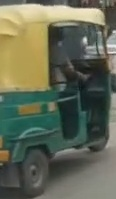
#> input picture backend/data/evidence/EVT-M3-020BD55B_veh_trk32.jpg, 116 x 199 px
$ python -i plate_detector.py   (imports and definitions only)   (older library calls are emulated)
#> lines starting #> are read from the running program, lines starting #| are printed output that depends on the picture; after the words box and inside, x2 and y2 are one past the last pixel; in counts of white or black regions, pixels touching at a corner belong together
#> further down, picture is the input picture: shape (199, 116, 3); mean B, G, R 85.5, 105, 99.6
#!/usr/bin/env python3
"""
Module 3 Stage 1: Modular License Plate Detector
================================================
Locates Indian license plate candidate regions within full video frames
or vehicle bounding-box crops.

Outputs standardized plate bounding boxes, detection confidence, and image crops.
"""

from typing import List, Dict, Any, Tuple, Optional
from dataclasses import dataclass
import numpy as np
import cv2

@dataclass
class PlateDetection:
    bbox: Tuple[int, int, int, int]  # (xmin, ymin, xmax, ymax)
    confidence: float
    crop: np.ndarray
    label: str = "license_plate"

class PlateDetector:
    """
    High-performance modular Indian License Plate Localizer.
    Utilizes morphological gradient filtering, rectangular aspect-ratio constraints,
    and bilateral edge analysis to accurately segment plate candidates from vehicle crops.
    """

    def __init__(
        self,
        min_aspect_ratio: float = 1.8,
        max_aspect_ratio: float = 6.0,
        min_area: int = 400,
        max_area_ratio: float = 0.50,
        confidence_base: float = 0.85
    ):
        self.min_aspect_ratio = min_aspect_ratio
        self.max_aspect_ratio = max_aspect_ratio
        self.min_area = min_area
        self.max_area_ratio = max_area_ratio
        self.confidence_base = confidence_base

    def detect(self, image: np.ndarray) -> List[PlateDetection]:
        """
        Detect license plates in an image (either vehicle crop or full frame).

        Args:
            image: np.ndarray (BGR image)

        Returns:
            List[PlateDetection] containing bounding boxes, confidences, and crops.
        """
        if image is None or image.size == 0:
            return []

        img_h, img_w = image.shape[:2]
#> img_h = 199; img_w = 116
        total_image_area = img_h * img_w
#> total_image_area = 23084

        # Convert to Grayscale
        if len(image.shape) == 3:
            gray = cv2.cvtColor(image, cv2.COLOR_BGR2GRAY)
        else:
            gray = image.copy()

        # 1. Bilateral filter to preserve edges while removing noise
        filtered = cv2.bilateralFilter(gray, 9, 75, 75)
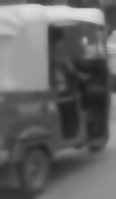
#> filtered: shape (199, 116); min 29, max 224, mean 101.1

        # 2. Blackhat morphological operation to highlight dark text on light plates
        kernel = cv2.getStructuringElement(cv2.MORPH_RECT, (13, 5))
        blackhat = cv2.morphologyEx(filtered, cv2.MORPH_BLACKHAT, kernel)
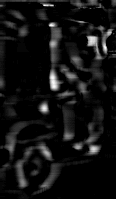
#> blackhat: shape (199, 116); min 0, max 37, mean 2.6; drawn with min black and max white

        # 3. Morphological gradient & Sobel horizontal edge emphasis
        grad_x = cv2.Sobel(blackhat, ddepth=cv2.CV_32F, dx=1, dy=0, ksize=-1)
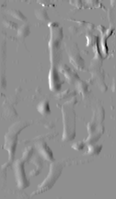
#> grad_x: shape (199, 116) float32; min -556, max 433, mean -0.3; drawn with min black and max white
        grad_x = np.absolute(grad_x)
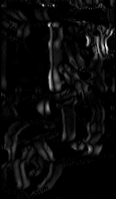
#> grad_x: shape (199, 116) float32; min 0, max 556, mean 22.5; drawn with min black and max white
        min_v, max_v = np.min(grad_x), np.max(grad_x)
#> min_v = 0; max_v = 556
        if max_v > min_v:
            grad_x = (255 * ((grad_x - min_v) / (max_v - min_v))).astype("uint8")
        else:
            grad_x = grad_x.astype("uint8")

        # 4. Otsu adaptive thresholding
        blurred = cv2.GaussianBlur(grad_x, (5, 5), 0)
        _, thresh = cv2.threshold(blurred, 0, 255, cv2.THRESH_BINARY + cv2.THRESH_OTSU)
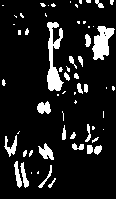
#> thresh: shape (199, 116); 11.5% white; 61 white regions (36 under 20 px), largest, box (x1, y1, x2, y2) and area: (47, 22, 64, 91) 583, (92, 26, 115, 60) 465, (38, 143, 54, 160) 144

        # 5. Connect horizontal character regions
        close_kernel = cv2.getStructuringElement(cv2.MORPH_RECT, (21, 5))
        closed = cv2.morphologyEx(thresh, cv2.MORPH_CLOSE, close_kernel)
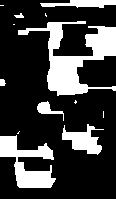
#> closed: shape (199, 116); 23.7% white; 13 white regions (6 under 20 px)

        # 6. Find external contours
        contours, _ = cv2.findContours(closed, cv2.RETR_EXTERNAL, cv2.CHAIN_APPROX_SIMPLE)
#> contours = 13 contours, 7 with area under 20; largest, box (x1, y1, x2, y2) and area: (18, 21, 116, 96) 2450, (0, 135, 56, 188) 1268, (62, 124, 104, 155) 563, (40, 0, 116, 8) 318, (37, 101, 64, 121) 148, (0, 79, 6, 86) 24

        candidates = []

        for cnt in contours:
            x, y, w, h = cv2.boundingRect(cnt)
            area = w * h

            # Filter by area
            if area < self.min_area or area > (total_image_area * self.max_area_ratio):
                continue

            aspect_ratio = float(w) / max(1, h)

            # Indian rectangular / square plate aspect ratio filter
            if self.min_aspect_ratio <= aspect_ratio <= self.max_aspect_ratio:
                # Add margin around plate
                pad_x = int(w * 0.05)
                pad_y = int(h * 0.10)

                xmin = max(0, x - pad_x)
                ymin = max(0, y - pad_y)
                xmax = min(img_w, x + w + pad_x)
                ymax = min(img_h, y + h + pad_y)

                crop = image[ymin:ymax, xmin:xmax].copy()
                if crop.size > 0:
                    # Score candidate based on standard Indian plate aspect ratio (~3.5)
                    ideal_ratio = 3.5
                    ratio_diff = abs(aspect_ratio - ideal_ratio) / ideal_ratio
                    conf = max(0.40, min(0.95, self.confidence_base - (0.2 * ratio_diff)))

                    candidates.append(PlateDetection(
                        bbox=(xmin, ymin, xmax, ymax),
                        confidence=round(conf, 3),
                        crop=crop,
                        label="license_plate"
                    ))
#> this loop made 13 passes
#> (x, y, w, h, area, aspect_ratio) on passes 1, 3, 5, 9, 13: (0, 135, 56, 53, 2968, 1.06), (62, 124, 42, 31, 1302, 1.35), (37, 101, 27, 20, 540, 1.35), (18, 21, 98, 75, 7350, 1.31), (40, 0, 76, 8, 608, 9.5)
#> (x, y, w, h, area) on passes 7, 11: (0, 79, 6, 7, 42), (14, 13, 10, 5, 50)
#> after the loop, candidates = []

        # Sort candidates by area / confidence descending
        candidates.sort(key=lambda d: d.confidence * (d.bbox[2] - d.bbox[0]) * (d.bbox[3] - d.bbox[1]), reverse=True)

        # If no strict contour candidate passed, use lower half heuristic of vehicle crop
        if not candidates and img_h >= 24 and img_w >= 60:
            # Fallback: Bottom 45% central band of vehicle
            ymin = int(img_h * 0.50)
#> ymin = 99
            ymax = int(img_h * 0.95)
#> ymax = 189
            xmin = int(img_w * 0.15)
#> xmin = 17
            xmax = int(img_w * 0.85)
#> xmax = 98

            if (xmax > xmin) and (ymax > ymin):
                fallback_crop = image[ymin:ymax, xmin:xmax].copy()
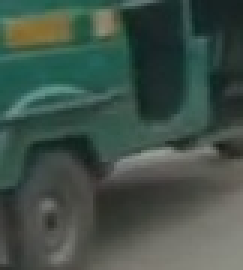
#> fallback_crop: shape (90, 81, 3) (shown 3 times larger); mean B, G, R 72.6, 81.2, 64.6
                candidates.append(PlateDetection(
                    bbox=(xmin, ymin, xmax, ymax),
                    confidence=0.50,
                    crop=fallback_crop,
                    label="license_plate_heuristic"
                ))

        return candidates

>>> import cv2
>>> picture = cv2.imread('../../backend/data/evidence/EVT-M3-020BD55B_veh_trk32.jpg')
>>> result = PlateDetector().detect(picture)
#> result = 1 item

$ run again, on backend/data/evidence/EVT-M3-146F9C3F_veh_trk4.jpg
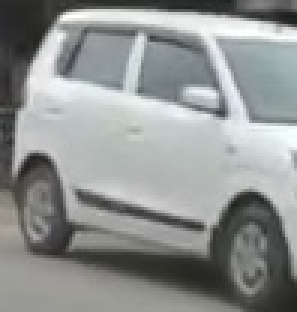
#> input picture backend/data/evidence/EVT-M3-146F9C3F_veh_trk4.jpg, 99 x 104 px (shown 3 times larger)
#> picture is the input picture: shape (104, 99, 3); mean B, G, R 145.5, 146.7, 143.5
#> min_v = 0; max_v = 1415
#> in detect, `_, thresh = cv2.threshold(blurred, 0, 255, cv2.THRESH_BINARY + cv2.THR..`:
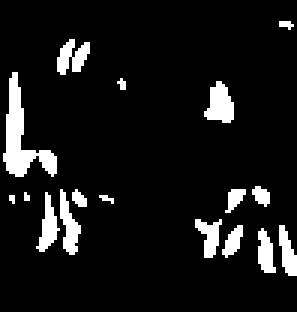
#> thresh: shape (104, 99) (shown 3 times larger); 8.8% white; 17 white regions (5 under 20 px), largest, box (x1, y1, x2, y2) and area: (1, 24, 19, 59) 232, (68, 27, 78, 41) 94, (20, 63, 27, 85) 80
#> closed: shape (104, 99); 14.7% white; 6 white regions (2 under 20 px)
#> contours = 6 contours, 2 with area under 20; largest, box (x1, y1, x2, y2) and area: (65, 62, 99, 92) 504, (0, 13, 30, 59) 392, (0, 63, 38, 85) 285, (68, 27, 78, 41) 76
#> the loop in detect, `for cnt in contours:` made 6 passes
#> (x, y, w, h, area, aspect_ratio) on passes 1, 2, 5: (0, 63, 38, 22, 836, 1.73), (65, 62, 34, 30, 1020, 1.13), (0, 13, 30, 46, 1380, 0.652)
#> after the loop in detect, `for cnt in contours:`: candidates = []
#> in detect, `fallback_crop = image[ymin:ymax, xmin:xmax].copy()`:
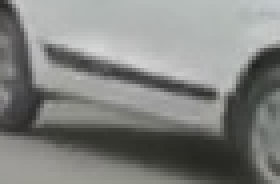
#> fallback_crop: shape (46, 70, 3) (shown 4 times larger); mean B, G, R 128.2, 131, 129.6
#> result = 1 item

$ run again, on backend/data/evidence/EVT-M3-2F8C7835_veh_trk23.jpg
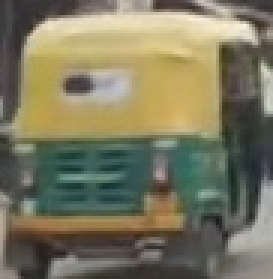
#> input picture backend/data/evidence/EVT-M3-2F8C7835_veh_trk23.jpg, 91 x 93 px (shown 3 times larger)
#> picture is the input picture: shape (93, 91, 3); mean B, G, R 95.4, 120, 123.3
#> min_v = 0; max_v = 906
#> in detect, `_, thresh = cv2.threshold(blurred, 0, 255, cv2.THRESH_BINARY + cv2.THR..`:
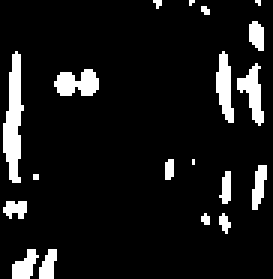
#> thresh: shape (93, 91) (shown 3 times larger); 9.3% white; 19 white regions (9 under 20 px), largest, box (x1, y1, x2, y2) and area: (1, 17, 8, 61) 186, (18, 23, 33, 32) 97, (72, 17, 78, 41) 91
#> closed: shape (93, 91); 20.7% white; 6 white regions
#> contours = 6 contours; box (x1, y1, x2, y2) and area: (72, 7, 91, 42) 464, (0, 17, 33, 61) 447, (55, 53, 91, 78) 312, (0, 83, 19, 93) 156, (51, 0, 91, 5) 60, (0, 67, 9, 73) 38
#> the loop in detect, `for cnt in contours:` made 6 passes
#> (x, y, w, h, area) on passes 1, 2, 6: (0, 83, 19, 10, 190), (0, 67, 9, 6, 54), (51, 0, 40, 5, 200)
#> after the loop in detect, `for cnt in contours:`: candidates = []
#> in detect, `fallback_crop = image[ymin:ymax, xmin:xmax].copy()`:
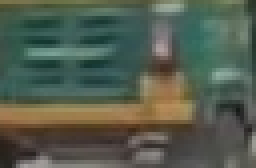
#> fallback_crop: shape (42, 64, 3) (shown 4 times larger); mean B, G, R 79, 93.3, 84
#> result = 1 item

$ run again, on backend/data/evidence/EVT-M3-4FA469B1_veh_trk31.jpg
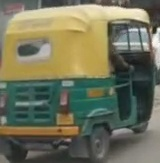
#> input picture backend/data/evidence/EVT-M3-4FA469B1_veh_trk31.jpg, 160 x 163 px
#> picture is the input picture: shape (163, 160, 3); mean B, G, R 90, 113.4, 112.4
#> min_v = 0; max_v = 1691
#> thresh: shape (163, 160); 6.1% white; 33 white regions (22 under 20 px), largest, box (x1, y1, x2, y2) and area: (135, 25, 160, 51) 467, (104, 21, 120, 70) 319, (124, 38, 133, 52) 109
#> closed: shape (163, 160); 12.9% white; 14 white regions (5 under 20 px)
#> contours = 14 contours, 7 with area under 20; largest, box (x1, y1, x2, y2) and area: (85, 19, 160, 70) 1561, (101, 90, 160, 123) 1034, (103, 127, 144, 135) 200, (0, 43, 22, 65) 140, (0, 22, 7, 37) 76, (0, 101, 16, 107) 65, (101, 0, 112, 5) 40
#> the loop in detect, `for cnt in contours:` made 14 passes
#> (x, y, w, h, area) on passes 1, 2, 5, 8, 11, 14: (50, 146, 10, 3, 30), (93, 144, 18, 11, 198), (103, 127, 41, 8, 328), (0, 101, 16, 6, 96), (0, 22, 7, 15, 105), (101, 0, 11, 5, 55)
#> after the loop in detect, `for cnt in contours:`: candidates = []
#> in detect, `fallback_crop = image[ymin:ymax, xmin:xmax].copy()`:
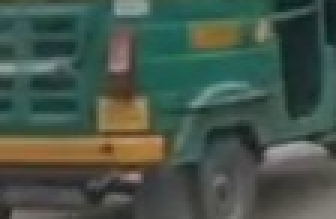
#> fallback_crop: shape (73, 112, 3) (shown 3 times larger); mean B, G, R 74, 85.2, 70
#> result = 1 item
